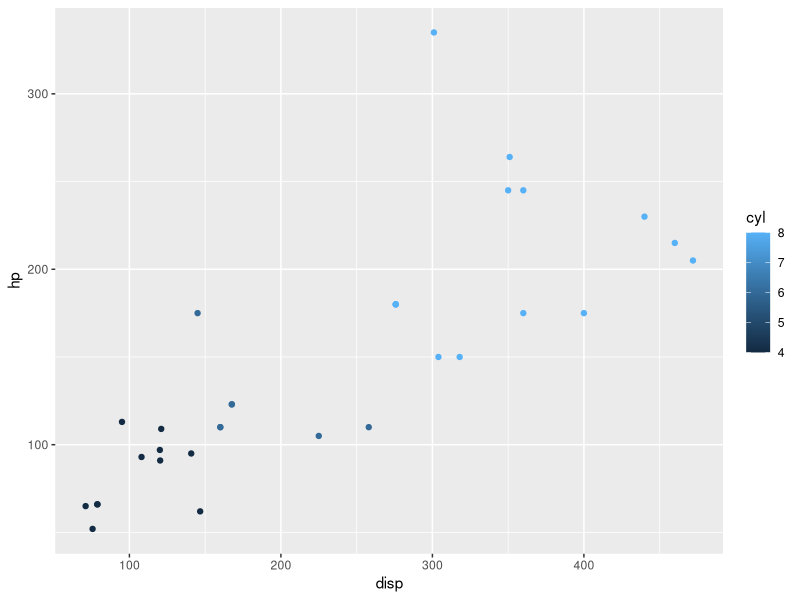

Here is the R script that generated this plot:
library(dplyr) # load libraries
library(ggplot2)

data("mtcars") # load data

head(mtcars) # view/check data is as expected
glimpse(mtcars)

# Commit - 'Load libraries and load data'

mtcars_summary <- mtcars %>%
  group_by(cyl) %>%  # group by cylinder type
  summarise(mean_displ = mean(disp), # show mean of disp per group
            mean_hp = mean(hp)) #  show mean of hp per group

mtcars_summary # view summary created

# Commit - 'summarize disp and hp by cyl'

ggplot(mtcars, aes(x = disp, y = hp, colour = cyl)) + 
  geom_point() # scatterplot with disp on x axis and hp on y axis with the cylinder grouping factor as colour of the data points


# Commit - 'Sometimes a graph is more informative than a table'

